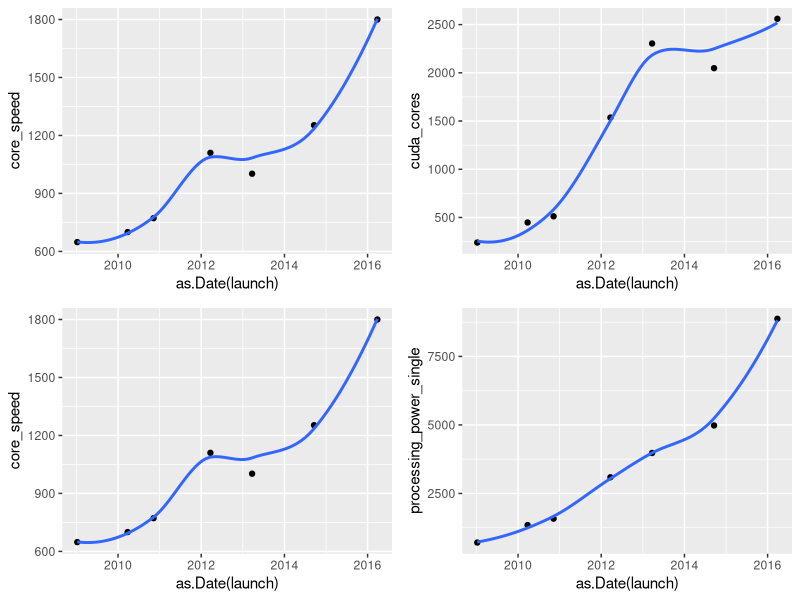
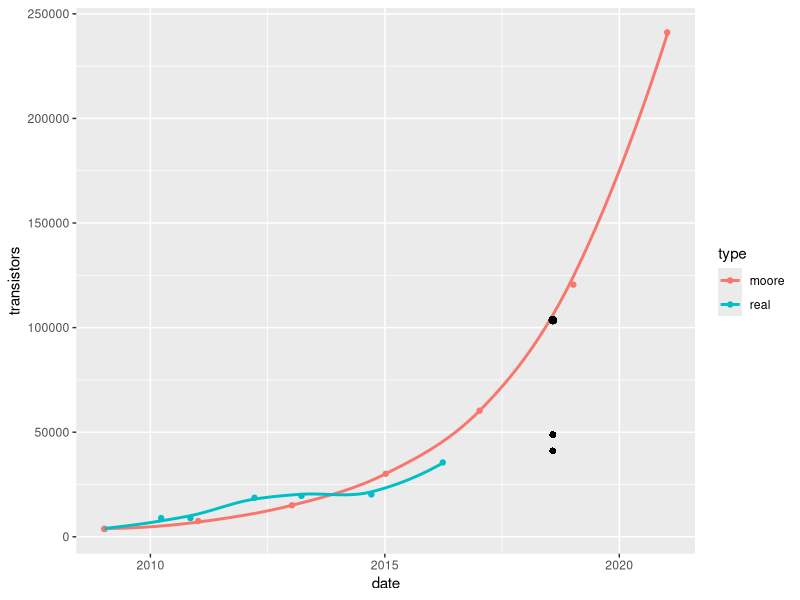

The R source for these figures, in order:
## ---- chunk 1
Sys.setenv(LANG = "en")
#Read in the data
xx80 <- read.csv("xx80.csv", sep = ";")
xx80
#Note that the only metrics we see grow linearly are transistor density, cuda core count, core speed, and processing power
#For cards with boost capabilities, we only consider the highest speeds, as performance benchmarks always bring out these speeds in the cards

#Play with linear model
library(ggplot2)
m1 <- lm(xx80$core_speed ~ as.Date(xx80$launch))
summary(m1)

#Plotting different variables that have positive correlation with performance
library(gridExtra)
p1 <- ggplot(xx80, aes(x = as.Date(launch), y = core_speed)) + geom_point() + geom_smooth(se=FALSE)
p2 <- ggplot(xx80, aes(x = as.Date(launch), y = cuda_cores)) + geom_point() + geom_smooth(se=FALSE)
p3 <- ggplot(xx80, aes(x = as.Date(launch), y = core_speed)) + geom_point() + geom_smooth(se=FALSE)
p4 <- ggplot(xx80, aes(x = as.Date(launch), y = processing_power_single)) + geom_point() + geom_smooth(se=FALSE)

grid.arrange(p1,p2,p3,p4, ncol =2, nrow =2)

transistor_density <- xx80$transistors_millions/xx80$die_size
transistor_density
#million transistors per square mm

#Moore's law predicts that the number of transistors per square inch doubles each year

#1 square mm = 0.00155 square inch
scaled_transistor_density <- xx80$transistors_millions*1000000/xx80$die_size*0.00155
scaled_transistor_density
#this is in number of transistors per square inch

#moore's predicted transistor density
moore_predicted_scaled_transistory_density <- rep(scaled_transistor_density[1], 7) * c(1,2,4,8,16,32,64)
moore_predicted_scaled_transistory_density

moore_dates <- c("2009-01-08", "2011-01-08", "2013-01-08", "2015-01-08", "2017-01-08", "2019-01-08", "2021-01-08")

transistor_df <- data.frame("date" = c(as.Date(xx80$launch), as.Date(moore_dates)), "transistors" = c(scaled_transistor_density, moore_predicted_scaled_transistory_density), "type" = c(rep("real", 7), rep("moore", 7))) 
transistor_df

nvidia_transistors <- data.frame("date" = as.Date(xx80$launch), "transistors" = scaled_transistor_density)
moore_transistors <- data.frame("date" = as.Date(moore_dates), "transistors" = moore_predicted_scaled_transistory_density)

nvidia_transistor_model <- lm(sqrt(transistors) ~ date, data = nvidia_transistors)
summary(nvidia_transistor_model)

nvidia_transistor_model2 <- lm(transistors ~ date, data = nvidia_transistors)
summary(nvidia_transistor_model2)

moore_transistor_model <- lm(log(transistors) ~ date, data = moore_transistors)
summary(moore_transistor_model)

library(car)
powerTransform(nvidia_transistors[,2])

#predicted performance boost by transistor density through nvidia linear model
predict(nvidia_transistor_model2, newdata = data.frame("date" = as.Date("2018-08-01")), type = "response")/nvidia_transistors[7,2]

#predicted performance boost by transistor density through nvidia transformed model
predict(nvidia_transistor_model, newdata = data.frame("date" = as.Date("2018-08-01")), type = "response")^2/nvidia_transistors[7,2]

#predicted performance boost by transistor density through moore's law
#starting point for moore's law is gtx 280
exp(predict(moore_transistor_model, newdata = data.frame("date" = as.Date("2018-08-01")), type = "response"))/nvidia_transistors[7,2]

ggplot(transistor_df, aes(x = date, y = transistors, color = type)) + geom_point() + geom_smooth(se=FALSE) + geom_point(aes(x=as.Date("2018-08-01"), y=predict(nvidia_transistor_model, newdata = data.frame("date" = as.Date("2018-08-01")), type = "response")^2), shape = 16, color = "black", size = 2) + geom_point(aes(x=as.Date("2018-08-01"), y=predict(nvidia_transistor_model2, newdata = data.frame("date" = as.Date("2018-08-01")), type = "response")), shape = 16, color = "black", size = 2) + geom_point(aes(x=as.Date("2018-08-01"), y=exp(predict(moore_transistor_model, newdata = data.frame("date" = as.Date("2018-08-01")), type = "response"))), color = "black", size = 2)
## ---- chunk 2
#3DMark Graphics Score
threedmark_score <- c(NA, 3649, 4952, 7672, 10490, 13898, 21787)
threedmark_score
xx80$processing_power_single
